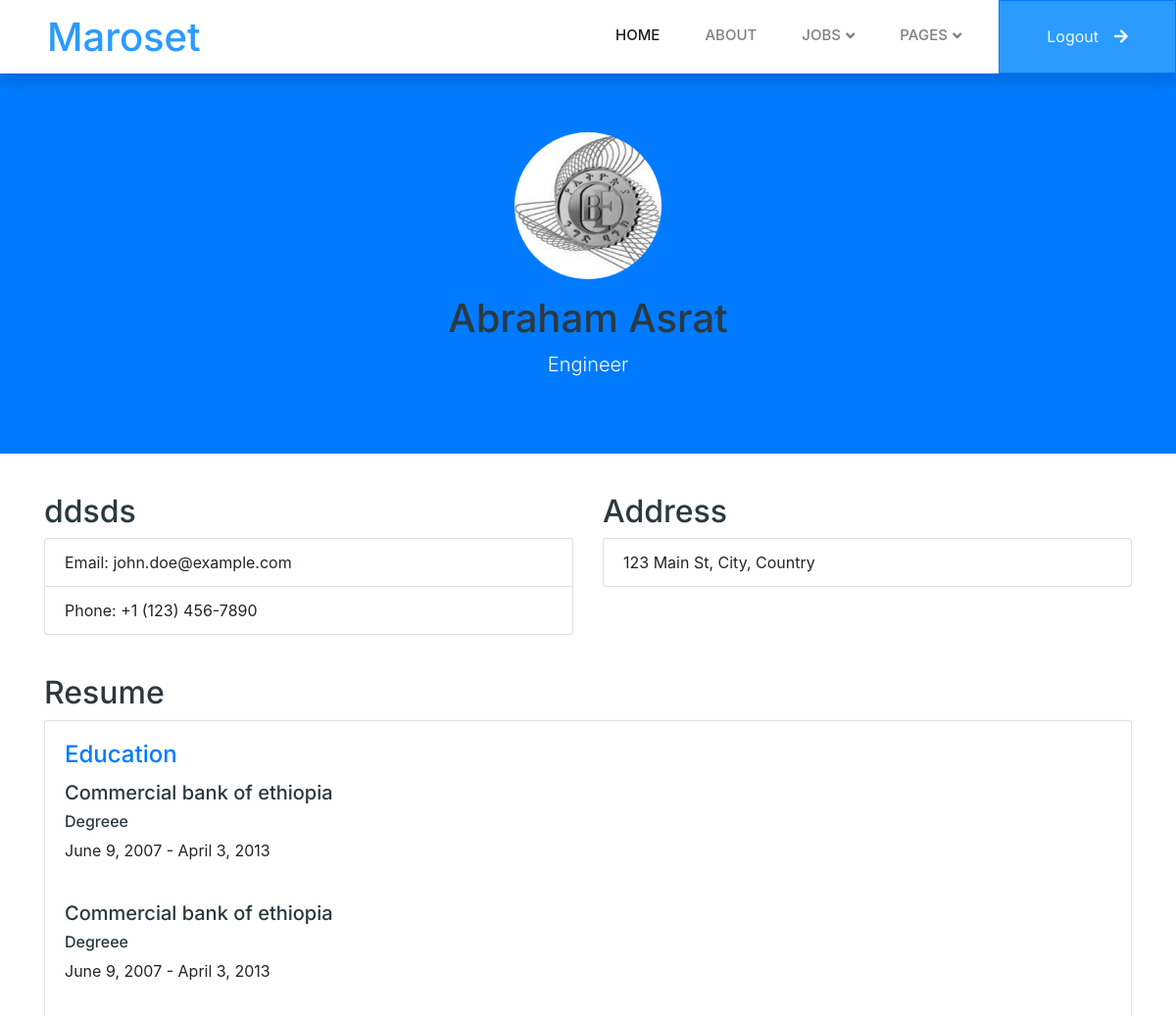
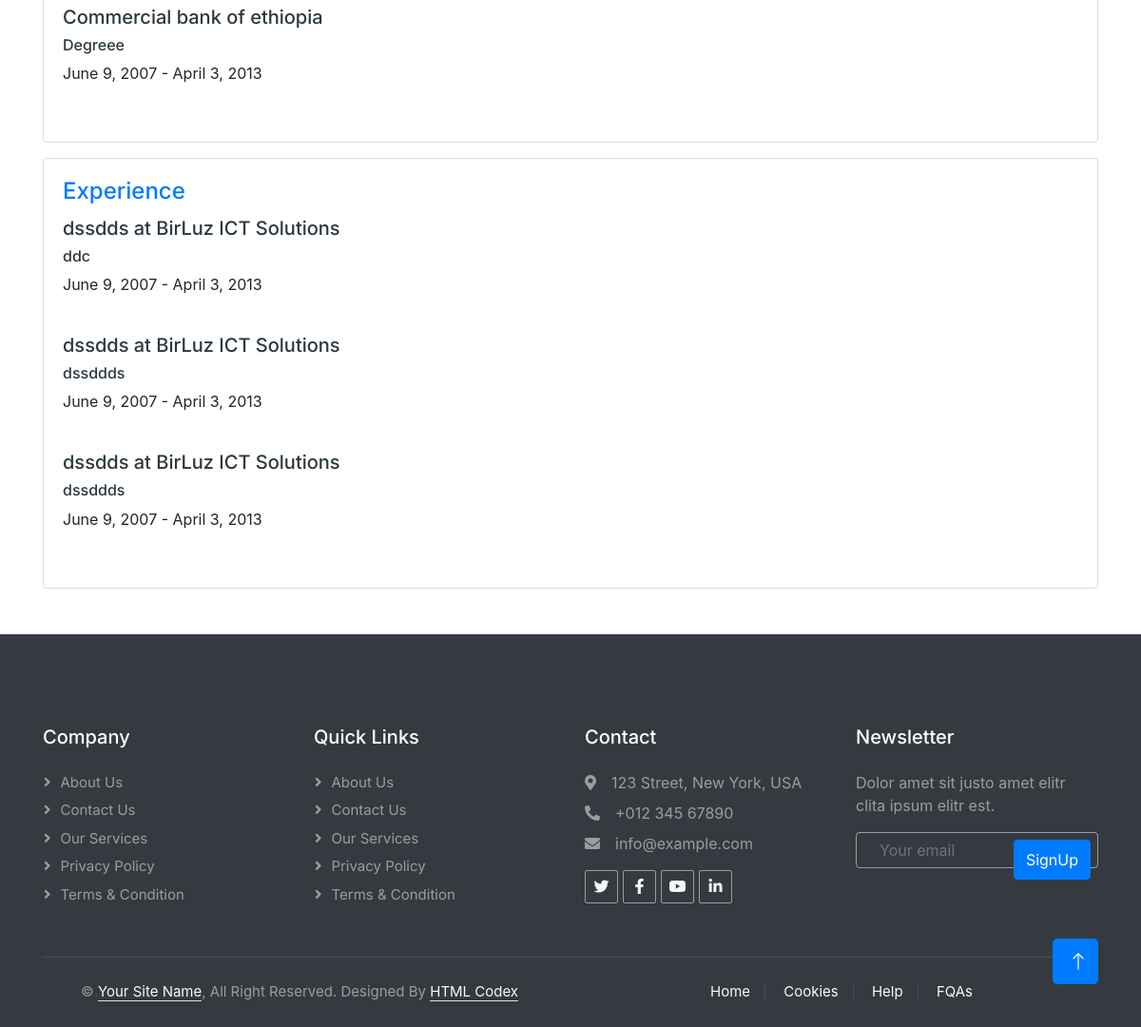
The app's page /resume/show_profile (signed in), older data (2 pictures, top to bottom).
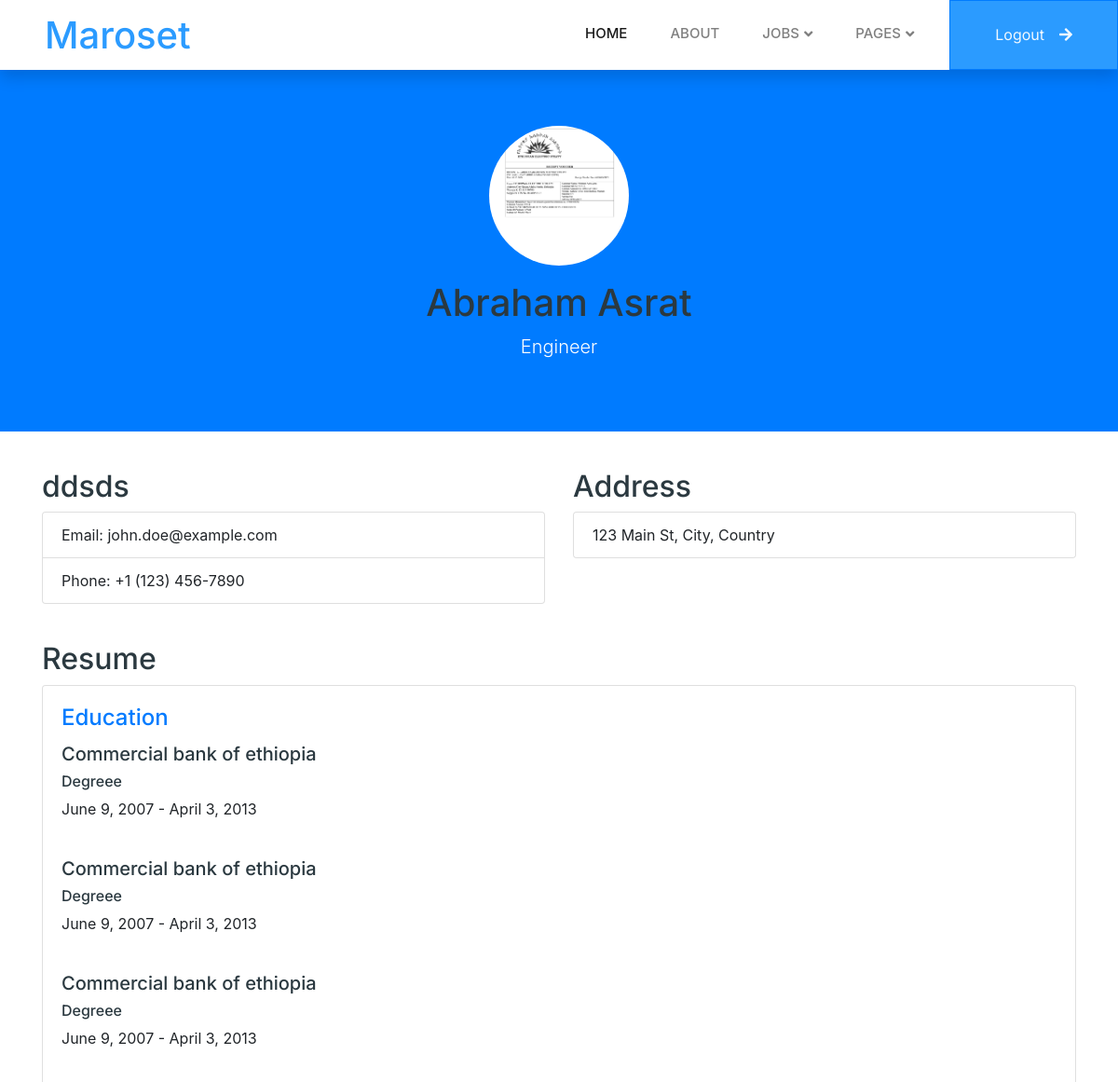
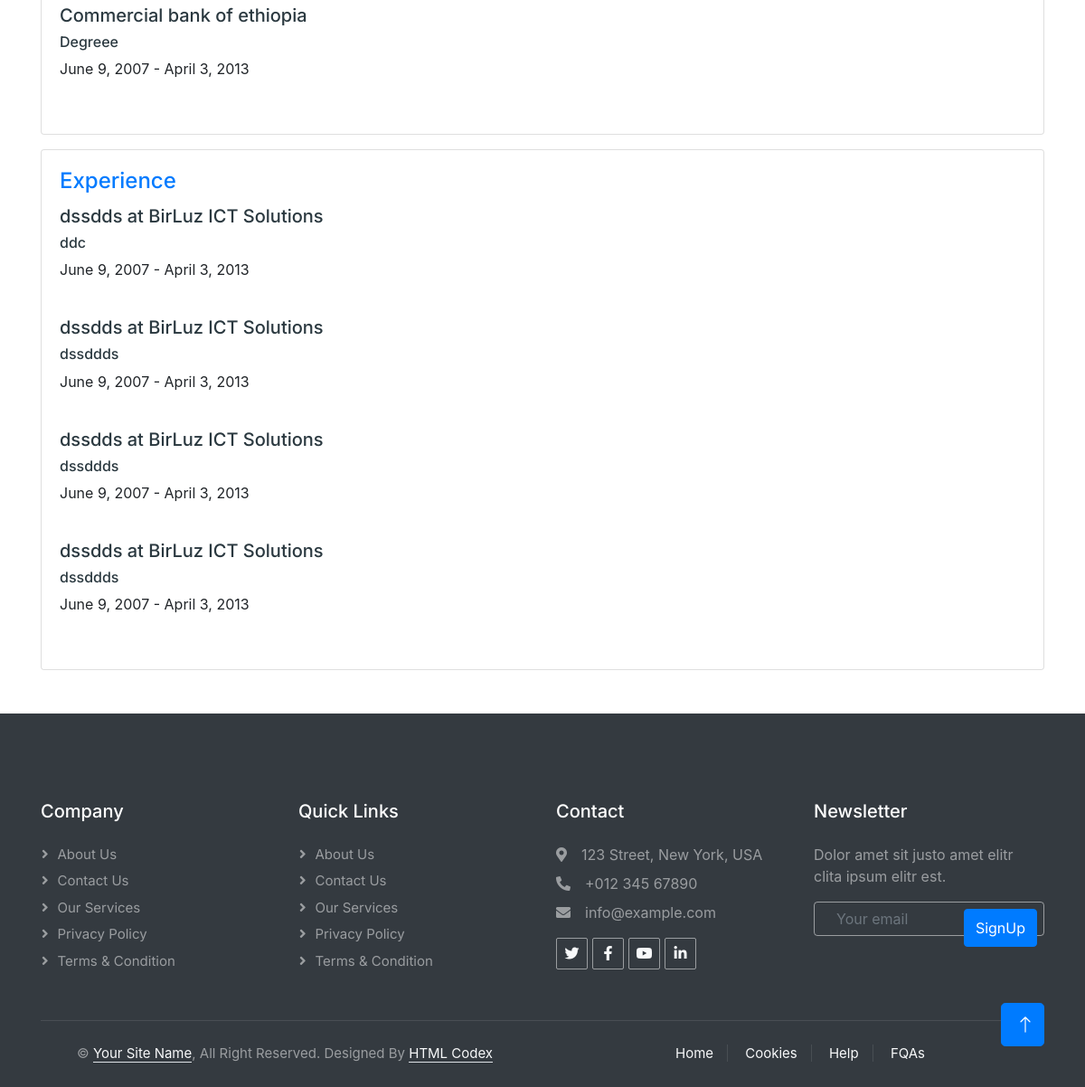
The same page, newer data (2 pictures, top to bottom).
### resume/models.py (models this page shows, shortened)
class Resume(models.Model):
    max_birth_date = date.today() - timedelta(days=18*365)
    user = models.OneToOneField(User, on_delete=models.CASCADE, related_name='resume')
    first_name = models.CharField(max_length=100)
    last_name = models.CharField(max_length=100)
    birth_date = models.DateField(validators=[
        MinValueValidator(limit_value=date(1900, 1, 1), message='Birth date cannot be earlier than 1900-01-01'),
        MaxValueValidator(limit_value=max_birth_date, message='You must be at least 18 years old')
    ])
    occupation = models.CharField(max_length=100)
    bio = models.TextField(validators=[MaxLengthValidator(limit_value=3000, message='Bio should not exceed 3000 characters')])
    profile_picture = models.ImageField(upload_to='images/', blank=True,
        validators=[FileExtensionValidator(['jpg', 'jpeg', 'png']), validate_file_size])  # 5 MB limit
    cv = models.FileField(
        upload_to='files/', validators=[FileExtensionValidator(['pdf', 'docx']), validate_file_size])  # 5 MB limit

class Education(models.Model):
    resume = models.ForeignKey(Resume, on_delete=models.CASCADE, related_name='educations')
    degree = models.CharField(max_length=100)
    institution = models.CharField(max_length=100)
    start_date = models.DateField()
    end_date = models.DateField()

class Experience(models.Model):
    resume = models.ForeignKey(Resume, on_delete=models.CASCADE, related_name='experiences')
    title = models.CharField(max_length=100)
    company = models.CharField(max_length=100)
    job_description = models.TextField(validators=[MaxLengthValidator(limit_value=3000, message='description should not exceed 3000 characters')])
    start_date = models.DateField()
    end_date = models.DateField()

### resume/views.py (the view)
# urls.py: path('show_profile', views.show_resume, name='show_resume'),
def show_resume(request):
    resume = Resume.objects.get(user = request.user)
    experiences = resume.experiences.all()
    educations = resume.educations.all()
    return render(request, 'resume/show_resume.html',{'resume': resume, 'experiences': experiences, 'educations':educations})

### templates/resume/show_resume.html (shortened to what this page needs)
{% extends 'base.html' %}
{% block content %}
<!DOCTYPE html>
<html lang="en">
<head>
    <link rel="stylesheet" href="https://stackpath.bootstrapcdn.com/bootstrap/4.5.2/css/bootstrap.min.css">
</head>
<body>
<header class="profile-header text-center">
    <div class="container">
        <img src="{{ resume.profile_picture.url }}" alt="Profile Picture" class="profile-avatar">
        <h1 class="mt-3">{{resume.first_name}} {{resume.last_name}}</h1>
        <p class="lead">{{resume.occupation}}</p>
    </div>
</header>
<section class="profile-details">
    <div class="container">
        <div class="row">
            <div class="col-md-6">
                <h2>{{resume.bio}}</h2>
                <ul class="list-group">
                    <li class="list-group-item">Email: john.doe@example.com</li>
                    <li class="list-group-item">Phone: +1 (123) 456-7890</li>
                </ul>
            </div>
            <div class="col-md-6">
                <h2>Address</h2>
                <ul class="list-group">
                    <li class="list-group-item">123 Main St, City, Country</li>
                </ul>
            </div>
        </div>
    </div>
</section>
<section class="resume-section">
    <div class="container">
        <h2>Resume</h2>
        <div class="card">
            <div class="card-body">
                <h4 class="card-title text-primary">Education</h4>
               {% for education in educations %}
               <h5>{{education.institution}}</h5>
               <h6>{{education.degree}}</h6>
               <p>{{education.start_date}} - {{education.end_date}}</p>
               <br>
               {% endfor %}
            </div>
        </div>
        <div class="card mt-3">
            <div class="card-body">
                <h4 class="card-title text-primary">Experience</h4>
                {% for experience in experiences %}
                <h5>{{ experience.title }} at {{ experience.company }}</h5>
                <h6>{{experience.job_description}}</h6>
                <p>{{experience.start_date}} - {{experience.end_date}}</p>
                <br>
              {% endfor %}
            </div>
        </div>
    </div>
</section>
</body>
</html>
{% endblock content %}

### templates/base.html (shortened to what this page needs)
{% load static %}
<!DOCTYPE html>
<html lang="en">
<head>
    <link href="https://cdnjs.cloudflare.com/ajax/libs/font-awesome/5.10.0/css/all.min.css" rel="stylesheet">
    <link href="https://cdn.jsdelivr.net/npm/bootstrap-icons@1.4.1/font/bootstrap-icons.css" rel="stylesheet">
    <link href="{% static 'lib/animate/animate.min.css' %}" rel="stylesheet">
    <link href="{% static 'lib/owlcarousel/assets/owl.carousel.min.css' %}" rel="stylesheet">
    <link href="{% static 'css/bootstrap.min.css' %}" rel="stylesheet">
    <link href="{% static 'css/style.css' %}" rel="stylesheet">
</head>
<body>
    <div class="container-xxl bg-white p-0">
        <nav class="navbar navbar-expand-lg bg-white navbar-light shadow sticky-top p-0">
            <a href="index.html" class="navbar-brand d-flex align-items-center text-center py-0 px-4 px-lg-5" style="color: #2b9bff;">
                <h1 class="m-0 " style="color: #2b9bff;">Maroset</h1>
            </a>
            <div class="collapse navbar-collapse" id="navbarCollapse">
                <div class="navbar-nav ms-auto p-4 p-lg-0">
                    <a href="index.html" class="nav-item nav-link active">Home</a>
                    <a href="about.html" class="nav-item nav-link">About</a>
                    <div class="nav-item dropdown">
                        <a href="#" class="nav-link dropdown-toggle" data-bs-toggle="dropdown">Jobs</a>
                    </div>
                    <div class="nav-item dropdown">
                        <a href="#" class="nav-link dropdown-toggle" data-bs-toggle="dropdown">Pages</a>
                    </div>
                    {% if not user.is_authenticated %}
                    <a href="contact.html" class="nav-item nav-link">Contact</a>
                    <a href="{%url 'candidate_register' %}" class="nav-item nav-link text-primary" ><h5 class="text-blue" style=" color: #2b9bff;">Get Hired </h5></a>
                    <a href="{%url 'company_register' %}" class="nav-item nav-link text-primary "><h5 class="text-blue" style=" color: #2b9bff;">Hire on Maroset</h5></a>
                </div>
                <a href="{%url 'login' %}" class="btn btn-primary rounded-0 py-4 px-lg-5 d-none d-lg-block" style="background-color: #2b9bff; color: aliceblue;">Login<i class="fa fa-arrow-right ms-3"></i></a>
                 {% else %}
                 <a href="{%url 'logout' %}" class="btn btn-primary rounded-0 py-4 px-lg-5 d-none d-lg-block" style="background-color: #2b9bff; color: aliceblue;">Logout<i class="fa fa-arrow-right ms-3"></i></a>
                  {% endif %}
            </div>
        </nav>
   {% block content %}
   {% endblock content %}
        <div class="container-fluid bg-dark text-white-50 footer pt-5 mt-5 wow fadeIn" data-wow-delay="0.1s">
            <div class="container py-5">
                <div class="row g-5">
                    <div class="col-lg-3 col-md-6">
                        <h5 class="text-white mb-4">Company</h5>
                        <a class="btn btn-link text-white-50" href="">About Us</a>
                        <a class="btn btn-link text-white-50" href="">Contact Us</a>
                        <a class="btn btn-link text-white-50" href="">Our Services</a>
                        <a class="btn btn-link text-white-50" href="">Privacy Policy</a>
                        <a class="btn btn-link text-white-50" href="">Terms & Condition</a>
                    </div>
                    <div class="col-lg-3 col-md-6">
                        <h5 class="text-white mb-4">Quick Links</h5>
                        <a class="btn btn-link text-white-50" href="">About Us</a>
                        <a class="btn btn-link text-white-50" href="">Contact Us</a>
                        <a class="btn btn-link text-white-50" href="">Our Services</a>
                        <a class="btn btn-link text-white-50" href="">Privacy Policy</a>
                        <a class="btn btn-link text-white-50" href="">Terms & Condition</a>
                    </div>
                    <div class="col-lg-3 col-md-6">
                        <h5 class="text-white mb-4">Contact</h5>
                        <p class="mb-2"><i class="fa fa-map-marker-alt me-3"></i>123 Street, New York, USA</p>
                        <p class="mb-2"><i class="fa fa-phone-alt me-3"></i>+012 345 67890</p>
                        <p class="mb-2"><i class="fa fa-envelope me-3"></i>info@example.com</p>
                        <div class="d-flex pt-2">
                            <a class="btn btn-outline-light btn-social" href=""><i class="fab fa-twitter"></i></a>
                            <a class="btn btn-outline-light btn-social" href=""><i class="fab fa-facebook-f"></i></a>
                            <a class="btn btn-outline-light btn-social" href=""><i class="fab fa-youtube"></i></a>
                            <a class="btn btn-outline-light btn-social" href=""><i class="fab fa-linkedin-in"></i></a>
                        </div>
                    </div>
                    <div class="col-lg-3 col-md-6">
                        <h5 class="text-white mb-4">Newsletter</h5>
                        <p>Dolor amet sit justo amet elitr clita ipsum elitr est.</p>
                        <div class="position-relative mx-auto" style="max-width: 400px;">
                            <input class="form-control bg-transparent w-100 py-3 ps-4 pe-5" type="text" placeholder="Your email">
                            <button type="button" class="btn btn-primary py-2 position-absolute top-0 end-0 mt-2 me-2">SignUp</button>
                        </div>
                    </div>
                </div>
            </div>
            <div class="container">
                <div class="copyright">
                    <div class="row">
                        <div class="col-md-6 text-center text-md-start mb-3 mb-md-0">
                            &copy; <a class="border-bottom" href="#">Your Site Name</a>, All Right Reserved.
							Designed By <a class="border-bottom" href="https://htmlcodex.com">HTML Codex</a>
                        </div>
                        <div class="col-md-6 text-center text-md-end">
                            <div class="footer-menu">
                                <a href="">Home</a>
                                <a href="">Cookies</a>
                                <a href="">Help</a>
                                <a href="">FQAs</a>
                            </div>
                        </div>
                    </div>
                </div>
            </div>
        </div>
        <a href="#" class="btn btn-lg btn-primary btn-lg-square back-to-top"><i class="bi bi-arrow-up"></i></a>
    </div>
</body>
</html>

### static/css/style.css (style rules this page uses)
:root { --primary: #00B074; --secondary: #2B9BFF; --light: #EFFDF5; --dark: #2B3940; }
.back-to-top { position: fixed; display: none; right: 45px; bottom: 45px; z-index: 99; }
.btn { font-family: 'Inter', sans-serif; font-weight: 600; transition: .5s; }
.btn.btn-primary, .btn.btn-secondary { color: #FFFFFF; }
.btn-lg-square { width: 48px; height: 48px; }
.btn-square, .btn-sm-square, .btn-lg-square { padding: 0; display: flex; align-items: center; justify-content: center; font-weight: normal; border-radius: 2px; }
.navbar .dropdown-toggle::after { border: none; content: "\f107"; font-family: "Font Awesome 5 Free"; font-weight: 900; vertical-align: middle; margin-left: 5px; transition: .5s; }
.navbar-dark .navbar-nav .nav-link, .navbar-light .navbar-nav .nav-link { margin-right: 30px; padding: 25px 0; color: #FFFFFF; font-size: 15px; text-transform: uppercase; outline: none; }
.navbar-dark .navbar-nav .nav-link:hover, .navbar-dark .navbar-nav .nav-link.active, .navbar-light .navbar-nav .nav-link:hover, .navbar-light .navbar-nav .nav-link.active { color: var(--primary); }
.navbar-light .navbar-brand, .navbar-light a.btn { height: 75px; color: #2B9BFF; }
.navbar-light .navbar-nav .nav-link { color: var(--dark); font-weight: 500; }
.navbar-light.sticky-top { top: -100px; transition: .5s; }
.footer .btn.btn-social { margin-right: 5px; width: 35px; height: 35px; display: flex; align-items: center; justify-content: center; color: var(--light); border: 1px solid rgba(255,255,255,0.5); border-radius: 2px; transition: .3s; }
.footer .btn.btn-link { display: block; margin-bottom: 5px; padding: 0; text-align: left; font-size: 15px; font-weight: normal; text-transform: capitalize; transition: .3s; }
.footer .btn.btn-link::before { position: relative; content: "\f105"; font-family: "Font Awesome 5 Free"; font-weight: 900; margin-right: 10px; }
.footer .form-control { border-color: rgba(255,255,255,0.5); }
.footer .copyright { padding: 25px 0; font-size: 15px; border-top: 1px solid rgba(256, 256, 256, .1); }
.footer .copyright a { color: var(--light); }
.footer .footer-menu a { margin-right: 15px; padding-right: 15px; border-right: 1px solid rgba(255, 255, 255, .1); }
.footer .footer-menu a:last-child { margin-right: 0; padding-right: 0; border-right: none; }

### templates/resume/show_resume.html (style rules this page uses)
.profile-header { background-color: #007bff; color: #fff; padding: 60px 0; }
.profile-avatar { width: 150px; height: 150px; border-radius: 50%; object-fit: cover; }
.profile-details { margin-top: 40px; }
.resume-section { margin-top: 40px; }

Row changes from the older to the newer data that the page shows:
changed Resume "Abraham": profile_picture: a different picture
added Education: institution "Commercial bank of ethiopia", degree "Degreee", start_date "June 9, 2007", end_date "April 3, 2013"
added Experience: title "dssdds", company "BirLuz ICT Solutions", job_description "dssddds", start_date "June 9, 2007", end_date "April 3, 2013"
